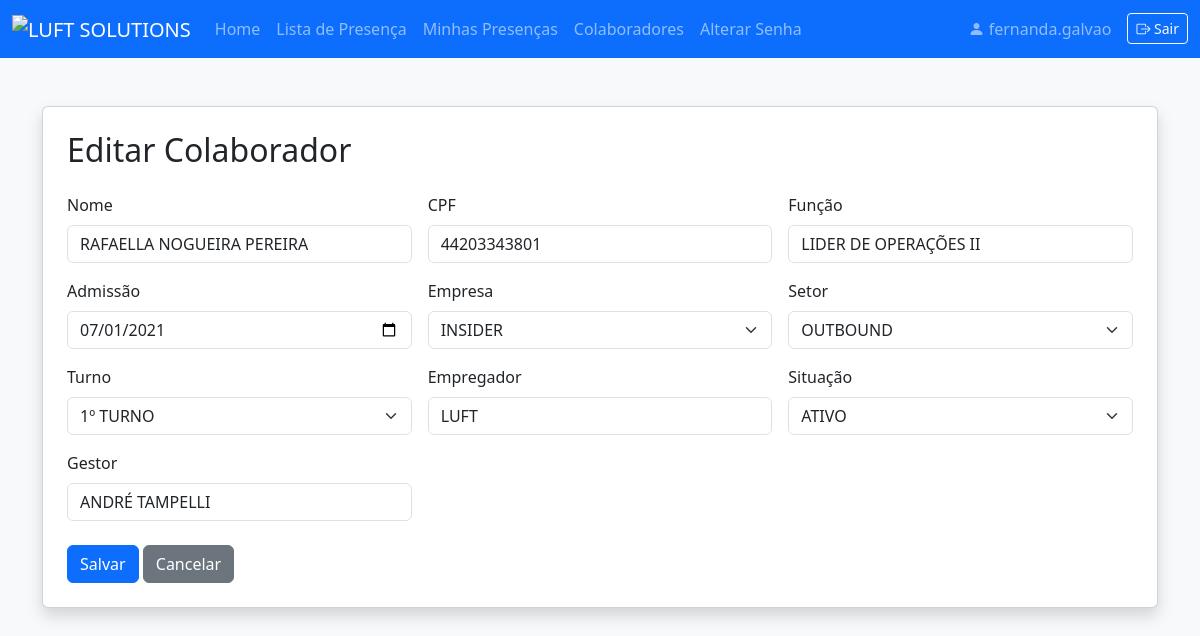
The page /edit_colaborador/1 (signed in) on the database its author committed.
### models.py (models this page shows)
class User(db.Model):
    id = db.Column(db.Integer, primary_key=True)
    nome_completo = db.Column(db.String(150), nullable=False)
    username = db.Column(db.String(80), unique=True, nullable=False)
    password = db.Column(db.String(200), nullable=False)
    role = db.Column(db.String(20), nullable=False, default='lider')
    empresa_id = db.Column(db.Integer, db.ForeignKey('empresa.id'))
    setor_id = db.Column(db.Integer, db.ForeignKey('setor.id'))
    empresas = db.relationship('Empresa', secondary=user_empresas, backref='usuarios')
    empresa = db.relationship('Empresa')
    setor = db.relationship('Setor')
    precisa_trocar_senha = db.Column(db.Boolean, default=True)

class Colaborador(db.Model):
    id = db.Column(db.Integer, primary_key=True)
    nome = db.Column(db.String(150), nullable=False)
    cpf = db.Column(db.String(14), unique=True, nullable=False)
    funcao = db.Column(db.String(100))
    admissao = db.Column(db.String(30), nullable=False)
    setor_id = db.Column(db.Integer, db.ForeignKey('setor.id'))
    empresa_id = db.Column(db.Integer, db.ForeignKey('empresa.id'))
    turno = db.Column(db.String(30))
    empregador = db.Column(db.String(150))
    situacao = db.Column(db.String(50))
    gestor = db.Column(db.String(150))
    setor = db.relationship('Setor')
    empresa = db.relationship('Empresa')

class Empresa(db.Model):
    id = db.Column(db.Integer, primary_key=True)
    nome = db.Column(db.String(100), unique=True, nullable=False)

class Setor(db.Model):
    id = db.Column(db.Integer, primary_key=True)
    nome = db.Column(db.String(100), unique=True, nullable=False)

### app.py (the view, shortened to what this page needs)
@app.route('/edit_colaborador/<int:colaborador_id>', methods=['GET', 'POST'])
@login_required
def edit_colaborador(colaborador_id):
    if not has_permission(g.user, 'can_access_colaboradores'):
        flash('Sem acesso.')
        return redirect(url_for('index'))
    colaborador = Colaborador.query.get_or_404(colaborador_id)
    empresas = Empresa.query.order_by(Empresa.nome).all()
    setores = Setor.query.order_by(Setor.nome).all()
    return render_template(
        'edit_colaborador.html',
        colaborador=colaborador,
        empresas=empresas,
        setores=setores,
        user=g.user
    )

### app.py (called while the page is built)
@app.after_request
def add_no_cache_headers(response):
    response.headers['Cache-Control'] = 'no-store, no-cache, must-revalidate, private'
    response.headers['Pragma'] = 'no-cache'
    response.headers['Expires'] = '0'
    return response

@app.before_request
def load_logged_in_user():
    user_id = session.get('user_id')
    g.user = None
    if user_id is not None:
        g.user = User.query.get(user_id)
    public_routes = ['login', 'static', 'home']
    if not g.user and request.endpoint not in public_routes:
        flash('Faça login para acessar esta página.')
        return redirect(url_for('login', next=request.url))

def login_required(f):
    @wraps(f)
    def decorated_function(*args, **kwargs):
        if g.user is None:
            flash('Faça login para acessar esta página.')
            return redirect(url_for('login', next=request.url))
        return f(*args, **kwargs)
    return decorated_function

def has_permission(user, perm_field):
    if not user:
        return False
    if user.username == MASTER_USER:
        return True
    perm = Permission.query.filter_by(role=user.role).first()
    return getattr(perm, perm_field, False) if perm else False

### templates/edit_colaborador.html (shortened to what this page needs)
<!DOCTYPE html>
<html lang="pt-br">
<head>
    <link href="https://cdn.jsdelivr.net/npm/bootstrap@5.3.3/dist/css/bootstrap.min.css" rel="stylesheet">
</head>
<body class="bg-light">
    {% include 'navbar.html' %}
    <div class="container py-4">
        <div class="card shadow p-4 mb-4">
            <h2 class="mb-4">Editar Colaborador</h2>
            <form method="POST">
                <div class="row g-3">
                    <div class="col-md-4">
                        <label for="nome" class="form-label">Nome</label>
                        <input type="text" class="form-control" id="nome" name="nome" value="{{ colaborador.nome }}" required>
                    </div>
                    <div class="col-md-4">
                        <label for="cpf" class="form-label">CPF</label>
                        <input type="text" class="form-control" id="cpf" name="cpf" value="{{ colaborador.cpf }}" required>
                    </div>
                    <div class="col-md-4">
                        <label for="funcao" class="form-label">Função</label>
                        <input type="text" class="form-control" id="funcao" name="funcao" value="{{ colaborador.funcao }}">
                    </div>
                    <div class="col-md-4">
                        <label for="admissao" class="form-label">Admissão</label>
                        <input type="date" class="form-control" id="admissao" name="admissao" value="{{ colaborador.admissao }}" required>
                    </div>
                    <div class="col-md-4">
                        <label for="empresa" class="form-label">Empresa</label>
                        <select class="form-select" id="empresa" name="empresa_id" required>
                            {% for empresa in empresas %}
                              <option value="{{ empresa.id }}" {% if colaborador.empresa_id == empresa.id %}selected{% endif %}>{{ empresa.nome }}</option>
                            {% endfor %}
                        </select>
                    </div>
                    <div class="col-md-4">
                        <label for="setor" class="form-label">Setor</label>
                        <select class="form-select" id="setor" name="setor_id" required>
                            {% for setor in setores %}
                              <option value="{{ setor.id }}" {% if colaborador.setor_id == setor.id %}selected{% endif %}>{{ setor.nome }}</option>
                            {% endfor %}
                        </select>
                    </div>
                    <div class="col-md-4">
                        <label for="turno" class="form-label">Turno</label>
                        <select class="form-select" id="turno" name="turno" required>
                            <option value="1º TURNO" {% if colaborador.turno == '1º TURNO' %}selected{% endif %}>1º TURNO</option>
                        </select>
                    </div>
                    <div class="col-md-4">
                        <label for="empregador" class="form-label">Empregador</label>
                        <input type="text" class="form-control" id="empregador" name="empregador" value="{{ colaborador.empregador }}">
                    </div>
                    <div class="col-md-4">
                        <label for="situacao" class="form-label">Situação</label>
                        <select class="form-select" id="situacao" name="situacao" required>
                            <option value="ATIVO" {% if colaborador.situacao == 'ATIVO' %}selected{% endif %}>ATIVO</option>
                        </select>
                    </div>
                    <div class="col-md-4">
                        <label for="gestor" class="form-label">Gestor</label>
                        <input type="text" class="form-control" id="gestor" name="gestor" value="{{ colaborador.gestor }}">
                    </div>
                </div>
                <div class="mt-4">
                    <button type="submit" class="btn btn-primary">Salvar</button>
                    <a href="{{ url_for('colaboradores') }}" class="btn btn-secondary">Cancelar</a>
                </div>
            </form>
        </div>
    </div>
</body>
</html>

### templates/navbar.html (shortened to what this page needs)
<!DOCTYPE html>
<html lang="pt-br">
<head>
  <link href="https://cdn.jsdelivr.net/npm/bootstrap@5.3.3/dist/css/bootstrap.min.css" rel="stylesheet">
  <link rel="stylesheet" href="https://cdn.jsdelivr.net/npm/bootstrap-icons@1.11.3/font/bootstrap-icons.min.css">
</head>
<body class="bg-light">
  <nav class="navbar navbar-expand-lg navbar-dark bg-primary">
    <div class="container-fluid">
      <a class="navbar-brand" href="#">
        <img src="https://i.postimg.cc/hPGVrc5f/LUFT-SOLUTIONS.webp" alt="LUFT SOLUTIONS" style="height:48px;">
      </a>
      <div class="collapse navbar-collapse" id="mainNavbar">
        <ul class="navbar-nav me-auto mb-2 mb-lg-0">
          {% if user and has_permission(user, 'can_access_index') %}
          <li class="nav-item">
            <a class="nav-link" href="{{ url_for('index') }}">Home</a>
          </li>
          {% endif %}
          {% if user and has_permission(user, 'can_access_lista_presenca') %}
          <li class="nav-item">
            <a class="nav-link" href="{{ url_for('lista_presenca') }}">Lista de Presença</a>
          </li>
          <li class="nav-item">
            <a class="nav-link" href="{{ url_for('minhas_presencas') }}">Minhas Presenças</a>
          </li>
          {% endif %}
          {% if user and has_permission(user, 'can_access_colaboradores') %}
          <li class="nav-item">
            <a class="nav-link" href="{{ url_for('colaboradores') }}">Colaboradores</a>
          </li>
          {% endif %}
          {% if user %}
          <li class="nav-item">
              <a class="nav-link" href="{{ url_for('alterar_senha') }}">Alterar Senha</a>
          </li>
          {% endif %}
        </ul>
        {% if user %}
        <div class="d-flex align-items-center">
          <span class="navbar-text me-3">
            <i class="bi bi-person-fill"></i> {{ user.username }}
          </span>
          <a href="{{ url_for('logout') }}" class="btn btn-outline-light btn-sm" title="Sair">
            <i class="bi bi-box-arrow-right"></i> Sair
          </a>
        </div>
        {% endif %}
      </div>
    </div>
  </nav>
  <div class="container-fluid" style="padding-top: 24px;">
  </div>
</body>
</html>

### rows shown on the page
User: username "fernanda.galvao"
Colaborador: nome "RAFAELLA NOGUEIRA PEREIRA", cpf "44203343801", funcao "LIDER DE OPERAÇÕES II", admissao "07/01/2021", empresa_id "INSIDER", setor_id "OUTBOUND", turno "1º TURNO", empregador "LUFT", situacao "ATIVO", gestor "ANDRÉ TAMPELLI"
